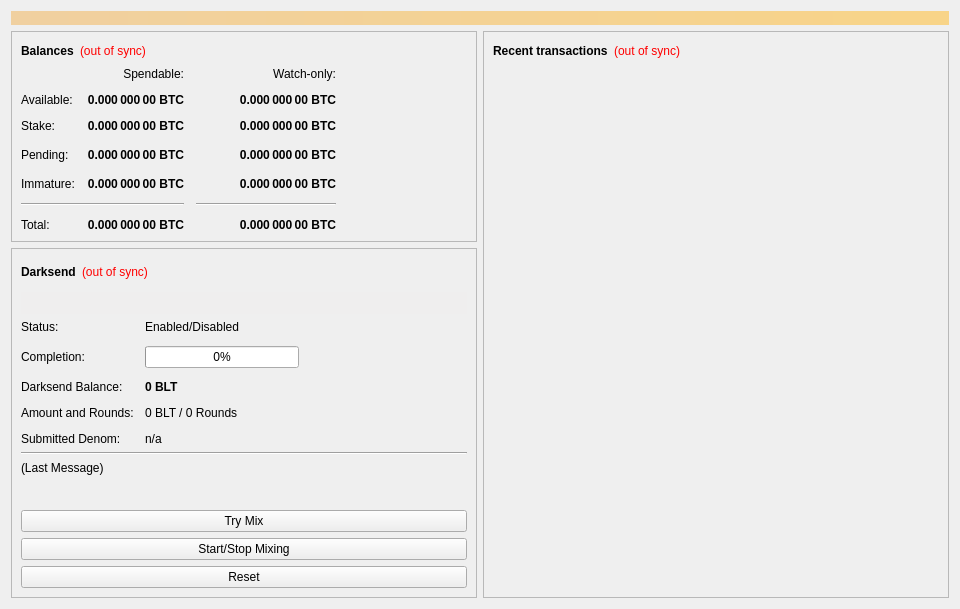
<?xml version="1.0" encoding="UTF-8"?>
<ui version="4.0">
 <class>OverviewPage</class>
 <widget class="QWidget" name="OverviewPage">
  <property name="geometry">
   <rect>
    <x>0</x>
    <y>0</y>
    <width>960</width>
    <height>594</height>
   </rect>
  </property>
  <property name="minimumSize">
   <size>
    <width>960</width>
    <height>0</height>
   </size>
  </property>
  <property name="windowTitle">
   <string>Form</string>
  </property>
  <layout class="QVBoxLayout" name="topLayout">
   <item>
    <widget class="QLabel" name="labelAlerts">
     <property name="visible">
      <bool>false</bool>
     </property>
     <property name="styleSheet">
      <string notr="true">background-color: qlineargradient(x1: 0, y1: 0, x2: 1, y2: 0, stop:0 #F0D0A0, stop:1 #F8D488); color:#000000;</string>
     </property>
     <property name="wordWrap">
      <bool>true</bool>
     </property>
     <property name="margin">
      <number>3</number>
     </property>
    </widget>
   </item>
   <item>
    <layout class="QHBoxLayout" name="horizontalLayout" stretch="1,1">
     <item>
      <layout class="QVBoxLayout" name="verticalLayout_2">
       <item>
        <widget class="QFrame" name="frame">
         <property name="frameShape">
          <enum>QFrame::StyledPanel</enum>
         </property>
         <property name="frameShadow">
          <enum>QFrame::Raised</enum>
         </property>
         <layout class="QVBoxLayout" name="verticalLayout_4">
          <item>
           <layout class="QHBoxLayout" name="horizontalLayout_4">
            <item>
             <widget class="QLabel" name="label_5">
              <property name="font">
               <font>
                <weight>75</weight>
                <bold>true</bold>
               </font>
              </property>
              <property name="text">
               <string>Balances</string>
              </property>
             </widget>
            </item>
            <item>
             <widget class="QLabel" name="labelWalletStatus">
              <property name="cursor">
               <cursorShape>WhatsThisCursor</cursorShape>
              </property>
              <property name="toolTip">
               <string>The displayed information may be out of date. Your wallet automatically synchronizes with the Bitcoin Lightning network after a connection is established, but this process has not completed yet.</string>
              </property>
              <property name="styleSheet">
               <string notr="true">QLabel { color: red; }</string>
              </property>
              <property name="text">
               <string notr="true">(out of sync)</string>
              </property>
              <property name="alignment">
               <set>Qt::AlignLeading|Qt::AlignLeft|Qt::AlignVCenter</set>
              </property>
             </widget>
            </item>
            <item>
             <spacer name="horizontalSpacer_3">
              <property name="orientation">
               <enum>Qt::Horizontal</enum>
              </property>
              <property name="sizeHint" stdset="0">
               <size>
                <width>40</width>
                <height>20</height>
               </size>
              </property>
             </spacer>
            </item>
           </layout>
          </item>
          <item>
           <layout class="QGridLayout" name="gridLayout">
            <property name="spacing">
             <number>12</number>
            </property>
            <item row="3" column="2">
             <widget class="QLabel" name="labelWatchPending">
              <property name="font">
               <font>
                <weight>75</weight>
                <bold>true</bold>
               </font>
              </property>
              <property name="cursor">
               <cursorShape>IBeamCursor</cursorShape>
              </property>
              <property name="toolTip">
               <string>Unconfirmed transactions to watch-only addresses</string>
              </property>
              <property name="text">
               <string notr="true">0.000 000 00 BTC</string>
              </property>
              <property name="alignment">
               <set>Qt::AlignRight|Qt::AlignTrailing|Qt::AlignVCenter</set>
              </property>
              <property name="textInteractionFlags">
               <set>Qt::LinksAccessibleByMouse|Qt::TextSelectableByKeyboard|Qt::TextSelectableByMouse</set>
              </property>
             </widget>
            </item>
            <item row="3" column="1">
             <widget class="QLabel" name="labelUnconfirmed">
              <property name="font">
               <font>
                <weight>75</weight>
                <bold>true</bold>
               </font>
              </property>
              <property name="cursor">
               <cursorShape>IBeamCursor</cursorShape>
              </property>
              <property name="toolTip">
               <string>Total of transactions that have yet to be confirmed, and do not yet count toward the spendable balance</string>
              </property>
              <property name="text">
               <string notr="true">0.000 000 00 BTC</string>
              </property>
              <property name="alignment">
               <set>Qt::AlignRight|Qt::AlignTrailing|Qt::AlignVCenter</set>
              </property>
              <property name="textInteractionFlags">
               <set>Qt::LinksAccessibleByMouse|Qt::TextSelectableByKeyboard|Qt::TextSelectableByMouse</set>
              </property>
             </widget>
            </item>
            <item row="4" column="2">
             <widget class="QLabel" name="labelWatchImmature">
              <property name="font">
               <font>
                <weight>75</weight>
                <bold>true</bold>
               </font>
              </property>
              <property name="cursor">
               <cursorShape>IBeamCursor</cursorShape>
              </property>
              <property name="toolTip">
               <string>Mined balance in watch-only addresses that has not yet matured</string>
              </property>
              <property name="text">
               <string notr="true">0.000 000 00 BTC</string>
              </property>
              <property name="alignment">
               <set>Qt::AlignRight|Qt::AlignTrailing|Qt::AlignVCenter</set>
              </property>
              <property name="textInteractionFlags">
               <set>Qt::LinksAccessibleByMouse|Qt::TextSelectableByKeyboard|Qt::TextSelectableByMouse</set>
              </property>
             </widget>
            </item>
            <item row="5" column="0" colspan="2">
             <widget class="Line" name="lineSpendableBalance">
              <property name="orientation">
               <enum>Qt::Horizontal</enum>
              </property>
             </widget>
            </item>
            <item row="5" column="2">
             <widget class="Line" name="lineWatchBalance">
              <property name="sizePolicy">
               <sizepolicy hsizetype="Preferred" vsizetype="Fixed">
                <horstretch>0</horstretch>
                <verstretch>0</verstretch>
               </sizepolicy>
              </property>
              <property name="minimumSize">
               <size>
                <width>140</width>
                <height>0</height>
               </size>
              </property>
              <property name="orientation">
               <enum>Qt::Horizontal</enum>
              </property>
             </widget>
            </item>
            <item row="6" column="0">
             <widget class="QLabel" name="labelTotalText">
              <property name="text">
               <string>Total:</string>
              </property>
             </widget>
            </item>
            <item row="4" column="1">
             <widget class="QLabel" name="labelImmature">
              <property name="font">
               <font>
                <weight>75</weight>
                <bold>true</bold>
               </font>
              </property>
              <property name="cursor">
               <cursorShape>IBeamCursor</cursorShape>
              </property>
              <property name="toolTip">
               <string>Mined balance that has not yet matured</string>
              </property>
              <property name="text">
               <string notr="true">0.000 000 00 BTC</string>
              </property>
              <property name="alignment">
               <set>Qt::AlignRight|Qt::AlignTrailing|Qt::AlignVCenter</set>
              </property>
              <property name="textInteractionFlags">
               <set>Qt::LinksAccessibleByMouse|Qt::TextSelectableByKeyboard|Qt::TextSelectableByMouse</set>
              </property>
             </widget>
            </item>
            <item row="3" column="3">
             <spacer name="horizontalSpacer_2">
              <property name="orientation">
               <enum>Qt::Horizontal</enum>
              </property>
              <property name="sizeHint" stdset="0">
               <size>
                <width>40</width>
                <height>20</height>
               </size>
              </property>
             </spacer>
            </item>
            <item row="4" column="0">
             <widget class="QLabel" name="labelImmatureText">
              <property name="text">
               <string>Immature:</string>
              </property>
             </widget>
            </item>
            <item row="6" column="1">
             <widget class="QLabel" name="labelTotal">
              <property name="font">
               <font>
                <weight>75</weight>
                <bold>true</bold>
               </font>
              </property>
              <property name="cursor">
               <cursorShape>IBeamCursor</cursorShape>
              </property>
              <property name="toolTip">
               <string>Your current total balance</string>
              </property>
              <property name="text">
               <string notr="true">0.000 000 00 BTC</string>
              </property>
              <property name="alignment">
               <set>Qt::AlignRight|Qt::AlignTrailing|Qt::AlignVCenter</set>
              </property>
              <property name="textInteractionFlags">
               <set>Qt::LinksAccessibleByMouse|Qt::TextSelectableByKeyboard|Qt::TextSelectableByMouse</set>
              </property>
             </widget>
            </item>
            <item row="6" column="2">
             <widget class="QLabel" name="labelWatchTotal">
              <property name="font">
               <font>
                <weight>75</weight>
                <bold>true</bold>
               </font>
              </property>
              <property name="cursor">
               <cursorShape>IBeamCursor</cursorShape>
              </property>
              <property name="toolTip">
               <string>Current total balance in watch-only addresses</string>
              </property>
              <property name="text">
               <string notr="true">0.000 000 00 BTC</string>
              </property>
              <property name="alignment">
               <set>Qt::AlignRight|Qt::AlignTrailing|Qt::AlignVCenter</set>
              </property>
              <property name="textInteractionFlags">
               <set>Qt::LinksAccessibleByMouse|Qt::TextSelectableByKeyboard|Qt::TextSelectableByMouse</set>
              </property>
             </widget>
            </item>
            <item row="0" column="2">
             <widget class="QLabel" name="labelWatchonly">
              <property name="text">
               <string>Watch-only:</string>
              </property>
              <property name="alignment">
               <set>Qt::AlignRight|Qt::AlignTrailing|Qt::AlignVCenter</set>
              </property>
             </widget>
            </item>
            <item row="1" column="0">
             <widget class="QLabel" name="labelBalanceText">
              <property name="text">
               <string>Available:</string>
              </property>
             </widget>
            </item>
            <item row="1" column="1">
             <widget class="QLabel" name="labelBalance">
              <property name="font">
               <font>
                <weight>75</weight>
                <bold>true</bold>
               </font>
              </property>
              <property name="cursor">
               <cursorShape>IBeamCursor</cursorShape>
              </property>
              <property name="toolTip">
               <string>Your current spendable balance</string>
              </property>
              <property name="text">
               <string notr="true">0.000 000 00 BTC</string>
              </property>
              <property name="alignment">
               <set>Qt::AlignRight|Qt::AlignTrailing|Qt::AlignVCenter</set>
              </property>
              <property name="textInteractionFlags">
               <set>Qt::LinksAccessibleByMouse|Qt::TextSelectableByKeyboard|Qt::TextSelectableByMouse</set>
              </property>
             </widget>
            </item>
            <item row="2" column="0">
             <widget class="QLabel" name="label_10">
              <property name="text">
               <string>Stake:</string>
              </property>
             </widget>
            </item>
            <item row="2" column="1">
             <widget class="QLabel" name="labelStake">
              <property name="font">
               <font>
                <weight>75</weight>
                <bold>true</bold>
               </font>
              </property>
              <property name="cursor">
               <cursorShape>IBeamCursor</cursorShape>
              </property>
              <property name="toolTip">
               <string>Total of coins that was staked, and do not yet count toward the current balance</string>
              </property>
              <property name="text">
               <string notr="true">0.000 000 00 BTC</string>
              </property>
              <property name="alignment">
               <set>Qt::AlignRight|Qt::AlignTrailing|Qt::AlignVCenter</set>
              </property>
              <property name="textInteractionFlags">
               <set>Qt::LinksAccessibleByMouse|Qt::TextSelectableByKeyboard|Qt::TextSelectableByMouse</set>
              </property>
             </widget>
            </item>
            <item row="2" column="2">
             <widget class="QLabel" name="labelWatchStake">
              <property name="font">
               <font>
                <weight>75</weight>
                <bold>true</bold>
               </font>
              </property>
              <property name="cursor">
               <cursorShape>IBeamCursor</cursorShape>
              </property>
              <property name="toolTip">
               <string>Total of coins that was staked in watch-only addresses, and do not yet count toward the current watch-only balance</string>
              </property>
              <property name="text">
               <string notr="true">0.000 000 00 BTC</string>
              </property>
              <property name="alignment">
               <set>Qt::AlignRight|Qt::AlignTrailing|Qt::AlignVCenter</set>
              </property>
              <property name="textInteractionFlags">
               <set>Qt::LinksAccessibleByMouse|Qt::TextSelectableByKeyboard|Qt::TextSelectableByMouse</set>
              </property>
             </widget>
            </item>
            <item row="1" column="2">
             <widget class="QLabel" name="labelWatchAvailable">
              <property name="font">
               <font>
                <weight>75</weight>
                <bold>true</bold>
               </font>
              </property>
              <property name="cursor">
               <cursorShape>IBeamCursor</cursorShape>
              </property>
              <property name="toolTip">
               <string>Your current balance in watch-only addresses</string>
              </property>
              <property name="text">
               <string notr="true">0.000 000 00 BTC</string>
              </property>
              <property name="alignment">
               <set>Qt::AlignRight|Qt::AlignTrailing|Qt::AlignVCenter</set>
              </property>
              <property name="textInteractionFlags">
               <set>Qt::LinksAccessibleByMouse|Qt::TextSelectableByKeyboard|Qt::TextSelectableByMouse</set>
              </property>
             </widget>
            </item>
            <item row="3" column="0">
             <widget class="QLabel" name="labelPendingText">
              <property name="text">
               <string>Pending:</string>
              </property>
             </widget>
            </item>
            <item row="0" column="1">
             <widget class="QLabel" name="labelSpendable">
              <property name="text">
               <string>Spendable:</string>
              </property>
              <property name="alignment">
               <set>Qt::AlignRight|Qt::AlignTrailing|Qt::AlignVCenter</set>
              </property>
             </widget>
            </item>
           </layout>
          </item>
         </layout>
        </widget>
       </item>
       <item>
        <widget class="QFrame" name="frameDarksend">
         <property name="sizePolicy">
          <sizepolicy hsizetype="Expanding" vsizetype="Expanding">
           <horstretch>0</horstretch>
           <verstretch>0</verstretch>
          </sizepolicy>
         </property>
         <property name="minimumSize">
          <size>
           <width>0</width>
           <height>350</height>
          </size>
         </property>
         <property name="layoutDirection">
          <enum>Qt::LeftToRight</enum>
         </property>
         <property name="frameShape">
          <enum>QFrame::StyledPanel</enum>
         </property>
         <property name="frameShadow">
          <enum>QFrame::Raised</enum>
         </property>
         <layout class="QVBoxLayout" name="verticalLayout_5">
          <item>
           <layout class="QHBoxLayout" name="horizontalLayout_5">
            <item>
             <widget class="QLabel" name="label_2">
              <property name="font">
               <font>
                <weight>75</weight>
                <bold>true</bold>
               </font>
              </property>
              <property name="text">
               <string>Darksend</string>
              </property>
             </widget>
            </item>
            <item>
             <widget class="QLabel" name="labelDarksendSyncStatus">
              <property name="toolTip">
               <string>The displayed information may be out of date. Your wallet automatically synchronizes with the Bitcoin Lightning network after a connection is established, but this process has not completed yet.</string>
              </property>
              <property name="styleSheet">
               <string notr="true">QLabel { color: red; }</string>
              </property>
              <property name="text">
               <string notr="true">(out of sync)</string>
              </property>
              <property name="alignment">
               <set>Qt::AlignLeading|Qt::AlignLeft|Qt::AlignVCenter</set>
              </property>
             </widget>
            </item>
            <item>
             <spacer name="horizontalSpacer_4">
              <property name="orientation">
               <enum>Qt::Horizontal</enum>
              </property>
              <property name="sizeHint" stdset="0">
               <size>
                <width>40</width>
                <height>20</height>
               </size>
              </property>
             </spacer>
            </item>
           </layout>
          </item>
          <item>
           <widget class="QPushButton" name="runAutoDenom">
            <property name="palette">
             <palette>
              <active>
               <colorrole role="WindowText">
                <brush brushstyle="SolidPattern">
                 <color alpha="255">
                  <red>0</red>
                  <green>0</green>
                  <blue>0</blue>
                 </color>
                </brush>
               </colorrole>
               <colorrole role="Button">
                <brush brushstyle="SolidPattern">
                 <color alpha="255">
                  <red>239</red>
                  <green>238</green>
                  <blue>238</blue>
                 </color>
                </brush>
               </colorrole>
               <colorrole role="Light">
                <brush brushstyle="SolidPattern">
                 <color alpha="255">
                  <red>255</red>
                  <green>255</green>
                  <blue>255</blue>
                 </color>
                </brush>
               </colorrole>
               <colorrole role="Midlight">
                <brush brushstyle="SolidPattern">
                 <color alpha="255">
                  <red>247</red>
                  <green>246</green>
                  <blue>246</blue>
                 </color>
                </brush>
               </colorrole>
               <colorrole role="Dark">
                <brush brushstyle="SolidPattern">
                 <color alpha="255">
                  <red>119</red>
                  <green>119</green>
                  <blue>119</blue>
                 </color>
                </brush>
               </colorrole>
               <colorrole role="Mid">
                <brush brushstyle="SolidPattern">
                 <color alpha="255">
                  <red>159</red>
                  <green>159</green>
                  <blue>159</blue>
                 </color>
                </brush>
               </colorrole>
               <colorrole role="Text">
                <brush brushstyle="SolidPattern">
                 <color alpha="255">
                  <red>0</red>
                  <green>0</green>
                  <blue>0</blue>
                 </color>
                </brush>
               </colorrole>
               <colorrole role="BrightText">
                <brush brushstyle="SolidPattern">
                 <color alpha="255">
                  <red>255</red>
                  <green>255</green>
                  <blue>255</blue>
                 </color>
                </brush>
               </colorrole>
               <colorrole role="ButtonText">
                <brush brushstyle="SolidPattern">
                 <color alpha="255">
                  <red>0</red>
                  <green>0</green>
                  <blue>0</blue>
                 </color>
                </brush>
               </colorrole>
               <colorrole role="Base">
                <brush brushstyle="SolidPattern">
                 <color alpha="255">
                  <red>255</red>
                  <green>255</green>
                  <blue>255</blue>
                 </color>
                </brush>
               </colorrole>
               <colorrole role="Window">
                <brush brushstyle="SolidPattern">
                 <color alpha="255">
                  <red>239</red>
                  <green>238</green>
                  <blue>238</blue>
                 </color>
                </brush>
               </colorrole>
               <colorrole role="Shadow">
                <brush brushstyle="SolidPattern">
                 <color alpha="255">
                  <red>0</red>
                  <green>0</green>
                  <blue>0</blue>
                 </color>
                </brush>
               </colorrole>
               <colorrole role="AlternateBase">
                <brush brushstyle="SolidPattern">
                 <color alpha="255">
                  <red>247</red>
                  <green>246</green>
                  <blue>246</blue>
                 </color>
                </brush>
               </colorrole>
               <colorrole role="ToolTipBase">
                <brush brushstyle="SolidPattern">
                 <color alpha="255">
                  <red>255</red>
                  <green>255</green>
                  <blue>220</blue>
                 </color>
                </brush>
               </colorrole>
               <colorrole role="ToolTipText">
                <brush brushstyle="SolidPattern">
                 <color alpha="255">
                  <red>0</red>
                  <green>0</green>
                  <blue>0</blue>
                 </color>
                </brush>
               </colorrole>
              </active>
              <inactive>
               <colorrole role="WindowText">
                <brush brushstyle="SolidPattern">
                 <color alpha="255">
                  <red>0</red>
                  <green>0</green>
                  <blue>0</blue>
                 </color>
                </brush>
               </colorrole>
               <colorrole role="Button">
                <brush brushstyle="SolidPattern">
                 <color alpha="255">
                  <red>239</red>
                  <green>238</green>
                  <blue>238</blue>
                 </color>
                </brush>
               </colorrole>
               <colorrole role="Light">
                <brush brushstyle="SolidPattern">
                 <color alpha="255">
                  <red>255</red>
                  <green>255</green>
                  <blue>255</blue>
                 </color>
                </brush>
               </colorrole>
               <colorrole role="Midlight">
                <brush brushstyle="SolidPattern">
                 <color alpha="255">
                  <red>247</red>
                  <green>246</green>
                  <blue>246</blue>
                 </color>
                </brush>
               </colorrole>
               <colorrole role="Dark">
                <brush brushstyle="SolidPattern">
                 <color alpha="255">
                  <red>119</red>
                  <green>119</green>
                  <blue>119</blue>
                 </color>
                </brush>
               </colorrole>
               <colorrole role="Mid">
                <brush brushstyle="SolidPattern">
                 <color alpha="255">
                  <red>159</red>
                  <green>159</green>
                  <blue>159</blue>
                 </color>
                </brush>
               </colorrole>
               <colorrole role="Text">
                <brush brushstyle="SolidPattern">
                 <color alpha="255">
                  <red>0</red>
                  <green>0</green>
                  <blue>0</blue>
                 </color>
                </brush>
               </colorrole>
               <colorrole role="BrightText">
                <brush brushstyle="SolidPattern">
                 <color alpha="255">
                  <red>255</red>
                  <green>255</green>
                  <blue>255</blue>
                 </color>
                </brush>
               </colorrole>
               <colorrole role="ButtonText">
                <brush brushstyle="SolidPattern">
                 <color alpha="255">
                  <red>0</red>
                  <green>0</green>
                  <blue>0</blue>
                 </color>
                </brush>
               </colorrole>
               <colorrole role="Base">
                <brush brushstyle="SolidPattern">
                 <color alpha="255">
                  <red>255</red>
                  <green>255</green>
                  <blue>255</blue>
                 </color>
                </brush>
               </colorrole>
               <colorrole role="Window">
                <brush brushstyle="SolidPattern">
                 <color alpha="255">
                  <red>239</red>
                  <green>238</green>
                  <blue>238</blue>
                 </color>
                </brush>
               </colorrole>
               <colorrole role="Shadow">
                <brush brushstyle="SolidPattern">
                 <color alpha="255">
                  <red>0</red>
                  <green>0</green>
                  <blue>0</blue>
                 </color>
                </brush>
               </colorrole>
               <colorrole role="AlternateBase">
                <brush brushstyle="SolidPattern">
                 <color alpha="255">
                  <red>247</red>
                  <green>246</green>
                  <blue>246</blue>
                 </color>
                </brush>
               </colorrole>
               <colorrole role="ToolTipBase">
                <brush brushstyle="SolidPattern">
                 <color alpha="255">
                  <red>255</red>
                  <green>255</green>
                  <blue>220</blue>
                 </color>
                </brush>
               </colorrole>
               <colorrole role="ToolTipText">
                <brush brushstyle="SolidPattern">
                 <color alpha="255">
                  <red>0</red>
                  <green>0</green>
                  <blue>0</blue>
                 </color>
                </brush>
               </colorrole>
              </inactive>
              <disabled>
               <colorrole role="WindowText">
                <brush brushstyle="SolidPattern">
                 <color alpha="255">
                  <red>119</red>
                  <green>119</green>
                  <blue>119</blue>
                 </color>
                </brush>
               </colorrole>
               <colorrole role="Button">
                <brush brushstyle="SolidPattern">
                 <color alpha="255">
                  <red>239</red>
                  <green>238</green>
                  <blue>238</blue>
                 </color>
                </brush>
               </colorrole>
               <colorrole role="Light">
                <brush brushstyle="SolidPattern">
                 <color alpha="255">
                  <red>255</red>
                  <green>255</green>
                  <blue>255</blue>
                 </color>
                </brush>
               </colorrole>
               <colorrole role="Midlight">
                <brush brushstyle="SolidPattern">
                 <color alpha="255">
                  <red>247</red>
                  <green>246</green>
                  <blue>246</blue>
                 </color>
                </brush>
               </colorrole>
               <colorrole role="Dark">
                <brush brushstyle="SolidPattern">
                 <color alpha="255">
                  <red>119</red>
                  <green>119</green>
                  <blue>119</blue>
                 </color>
                </brush>
               </colorrole>
               <colorrole role="Mid">
                <brush brushstyle="SolidPattern">
                 <color alpha="255">
                  <red>159</red>
                  <green>159</green>
                  <blue>159</blue>
                 </color>
                </brush>
               </colorrole>
               <colorrole role="Text">
                <brush brushstyle="SolidPattern">
                 <color alpha="255">
                  <red>119</red>
                  <green>119</green>
                  <blue>119</blue>
                 </color>
                </brush>
               </colorrole>
               <colorrole role="BrightText">
                <brush brushstyle="SolidPattern">
                 <color alpha="255">
                  <red>255</red>
                  <green>255</green>
                  <blue>255</blue>
                 </color>
                </brush>
               </colorrole>
               <colorrole role="ButtonText">
                <brush brushstyle="SolidPattern">
                 <color alpha="255">
                  <red>119</red>
                  <green>119</green>
                  <blue>119</blue>
                 </color>
                </brush>
               </colorrole>
               <colorrole role="Base">
                <brush brushstyle="SolidPattern">
                 <color alpha="255">
                  <red>239</red>
                  <green>238</green>
                  <blue>238</blue>
                 </color>
                </brush>
               </colorrole>
               <colorrole role="Window">
                <brush brushstyle="SolidPattern">
                 <color alpha="255">
                  <red>239</red>
                  <green>238</green>
                  <blue>238</blue>
                 </color>
                </brush>
               </colorrole>
               <colorrole role="Shadow">
                <brush brushstyle="SolidPattern">
                 <color alpha="255">
                  <red>0</red>
                  <green>0</green>
                  <blue>0</blue>
                 </color>
                </brush>
               </colorrole>
               <colorrole role="AlternateBase">
                <brush brushstyle="SolidPattern">
                 <color alpha="255">
                  <red>239</red>
                  <green>238</green>
                  <blue>238</blue>
                 </color>
                </brush>
               </colorrole>
               <colorrole role="ToolTipBase">
                <brush brushstyle="SolidPattern">
                 <color alpha="255">
                  <red>255</red>
                  <green>255</green>
                  <blue>220</blue>
                 </color>
                </brush>
               </colorrole>
               <colorrole role="ToolTipText">
                <brush brushstyle="SolidPattern">
                 <color alpha="255">
                  <red>0</red>
                  <green>0</green>
                  <blue>0</blue>
                 </color>
                </brush>
               </colorrole>
              </disabled>
             </palette>
            </property>
            <property name="focusPolicy">
             <enum>Qt::NoFocus</enum>
            </property>
            <property name="autoFillBackground">
             <bool>true</bool>
            </property>
            <property name="text">
             <string/>
            </property>
            <property name="flat">
             <bool>true</bool>
            </property>
           </widget>
          </item>
          <item>
           <layout class="QFormLayout" name="formLayout">
            <property name="fieldGrowthPolicy">
             <enum>QFormLayout::AllNonFixedFieldsGrow</enum>
            </property>
            <property name="horizontalSpacing">
             <number>11</number>
            </property>
            <property name="verticalSpacing">
             <number>12</number>
            </property>
            <item row="0" column="0">
             <widget class="QLabel" name="label_6">
              <property name="text">
               <string>Status:</string>
              </property>
             </widget>
            </item>
            <item row="1" column="0">
             <widget class="QLabel" name="label_7">
              <property name="text">
               <string>Completion:</string>
              </property>
             </widget>
            </item>
            <item row="1" column="1">
             <widget class="QProgressBar" name="darksendProgress">
              <property name="maximumSize">
               <size>
                <width>154</width>
                <height>16777215</height>
               </size>
              </property>
              <property name="value">
               <number>0</number>
              </property>
             </widget>
            </item>
            <item row="3" column="0">
             <widget class="QLabel" name="labelAnonymizedText">
              <property name="text">
               <string>Darksend Balance:</string>
              </property>
             </widget>
            </item>
            <item row="3" column="1">
             <widget class="QLabel" name="labelAnonymized">
              <property name="font">
               <font>
                <weight>75</weight>
                <bold>true</bold>
               </font>
              </property>
              <property name="text">
               <string notr="true">0 BLT</string>
              </property>
             </widget>
            </item>
            <item row="4" column="0">
             <widget class="QLabel" name="label_8">
              <property name="text">
               <string>Amount and Rounds:</string>
              </property>
             </widget>
            </item>
            <item row="4" column="1">
             <widget class="QLabel" name="labelAmountRounds">
              <property name="text">
               <string>0 BLT / 0 Rounds</string>
              </property>
             </widget>
            </item>
            <item row="5" column="0">
             <widget class="QLabel" name="label_9">
              <property name="text">
               <string>Submitted Denom:</string>
              </property>
             </widget>
            </item>
            <item row="5" column="1">
             <widget class="QLabel" name="labelSubmittedDenom">
              <property name="toolTip">
               <string>The denominations you submitted to the Masternode.&lt;br&gt;To mix, other users must submit the exact same denominations.</string>
              </property>
              <property name="text">
               <string>n/a</string>
              </property>
             </widget>
            </item>
            <item row="0" column="1">
             <widget class="QLabel" name="darksendEnabled">
              <property name="text">
               <string>Enabled/Disabled</string>
              </property>
             </widget>
            </item>
           </layout>
          </item>
          <item>
           <widget class="Line" name="lineLastMessage">
            <property name="orientation">
             <enum>Qt::Horizontal</enum>
            </property>
           </widget>
          </item>
          <item>
           <widget class="QLabel" name="darksendStatus">
            <property name="minimumSize">
             <size>
              <width>288</width>
              <height>43</height>
             </size>
            </property>
            <property name="text">
             <string>(Last Message)</string>
            </property>
            <property name="alignment">
             <set>Qt::AlignLeading|Qt::AlignLeft|Qt::AlignTop</set>
            </property>
            <property name="wordWrap">
             <bool>true</bool>
            </property>
           </widget>
          </item>
          <item>
           <widget class="QPushButton" name="darksendAuto">
            <property name="sizePolicy">
             <sizepolicy hsizetype="MinimumExpanding" vsizetype="Fixed">
              <horstretch>0</horstretch>
              <verstretch>0</verstretch>
             </sizepolicy>
            </property>
            <property name="toolTip">
             <string>Try to manually submit a Darksend request.</string>
            </property>
            <property name="text">
             <string>Try Mix</string>
            </property>
           </widget>
          </item>
          <item>
           <widget class="QPushButton" name="toggleDarksend">
            <property name="sizePolicy">
             <sizepolicy hsizetype="MinimumExpanding" vsizetype="Fixed">
              <horstretch>0</horstretch>
              <verstretch>0</verstretch>
             </sizepolicy>
            </property>
            <property name="text">
             <string>Start/Stop Mixing</string>
            </property>
           </widget>
          </item>
          <item>
           <widget class="QPushButton" name="darksendReset">
            <property name="sizePolicy">
             <sizepolicy hsizetype="MinimumExpanding" vsizetype="Fixed">
              <horstretch>0</horstretch>
              <verstretch>0</verstretch>
             </sizepolicy>
            </property>
            <property name="toolTip">
             <string>Reset the current status of Darksend (can interrupt Darksend if it's in the process of Mixing, which can cost you money!)</string>
            </property>
            <property name="autoFillBackground">
             <bool>false</bool>
            </property>
            <property name="text">
             <string>Reset</string>
            </property>
           </widget>
          </item>
         </layout>
        </widget>
       </item>
       <item>
        <spacer name="verticalSpacer">
         <property name="orientation">
          <enum>Qt::Vertical</enum>
         </property>
         <property name="sizeHint" stdset="0">
          <size>
           <width>20</width>
           <height>40</height>
          </size>
         </property>
        </spacer>
       </item>
      </layout>
     </item>
     <item>
      <layout class="QVBoxLayout" name="verticalLayout_3">
       <item>
        <widget class="QFrame" name="frame_2">
         <property name="frameShape">
          <enum>QFrame::StyledPanel</enum>
         </property>
         <property name="frameShadow">
          <enum>QFrame::Raised</enum>
         </property>
         <layout class="QVBoxLayout" name="verticalLayout">
          <item>
           <layout class="QHBoxLayout" name="horizontalLayout_2">
            <item>
             <widget class="QLabel" name="label_4">
              <property name="font">
               <font>
                <weight>75</weight>
                <bold>true</bold>
               </font>
              </property>
              <property name="text">
               <string>Recent transactions</string>
              </property>
             </widget>
            </item>
            <item>
             <widget class="QLabel" name="labelTransactionsStatus">
              <property name="cursor">
               <cursorShape>WhatsThisCursor</cursorShape>
              </property>
              <property name="toolTip">
               <string>The displayed information may be out of date. Your wallet automatically synchronizes with the Bitcoin Lightning network after a connection is established, but this process has not completed yet.</string>
              </property>
              <property name="styleSheet">
               <string notr="true">QLabel { color: red; }</string>
              </property>
              <property name="text">
               <string notr="true">(out of sync)</string>
              </property>
              <property name="alignment">
               <set>Qt::AlignRight|Qt::AlignTrailing|Qt::AlignVCenter</set>
              </property>
             </widget>
            </item>
            <item>
             <spacer name="horizontalSpacer">
              <property name="orientation">
               <enum>Qt::Horizontal</enum>
              </property>
              <property name="sizeHint" stdset="0">
               <size>
                <width>40</width>
                <height>20</height>
               </size>
              </property>
             </spacer>
            </item>
           </layout>
          </item>
          <item>
           <widget class="QListView" name="listTransactions">
            <property name="styleSheet">
             <string notr="true">QListView { background: transparent; }</string>
            </property>
            <property name="frameShape">
             <enum>QFrame::NoFrame</enum>
            </property>
            <property name="verticalScrollBarPolicy">
             <enum>Qt::ScrollBarAlwaysOff</enum>
            </property>
            <property name="horizontalScrollBarPolicy">
             <enum>Qt::ScrollBarAlwaysOff</enum>
            </property>
            <property name="selectionMode">
             <enum>QAbstractItemView::NoSelection</enum>
            </property>
           </widget>
          </item>
         </layout>
        </widget>
       </item>
      </layout>
     </item>
    </layout>
   </item>
  </layout>
 </widget>
 <resources/>
 <connections/>
</ui>
